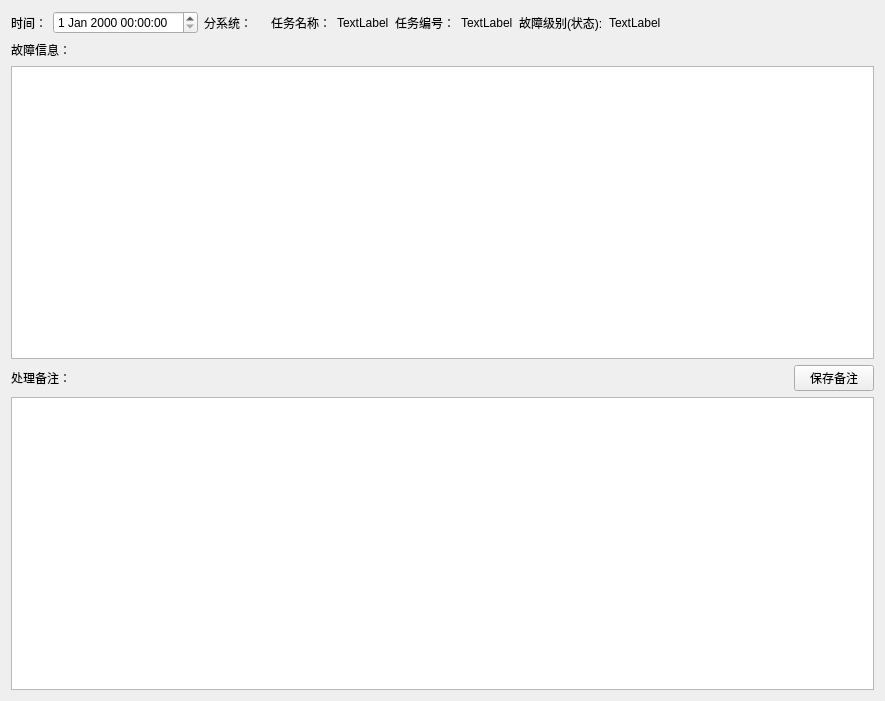
<?xml version="1.0" encoding="UTF-8"?>
<ui version="4.0">
 <class>ViewDetailDialog</class>
 <widget class="QWidget" name="ViewDetailDialog">
  <property name="geometry">
   <rect>
    <x>0</x>
    <y>0</y>
    <width>885</width>
    <height>701</height>
   </rect>
  </property>
  <property name="windowTitle">
   <string>Form</string>
  </property>
  <layout class="QVBoxLayout" name="verticalLayout">
   <item>
    <layout class="QHBoxLayout" name="horizontalLayout">
     <item>
      <widget class="QLabel" name="label">
       <property name="text">
        <string>时间：</string>
       </property>
      </widget>
     </item>
     <item>
      <widget class="QDateTimeEdit" name="dateTimeEdit"/>
     </item>
     <item>
      <widget class="QLabel" name="label_2">
       <property name="text">
        <string>分系统：</string>
       </property>
      </widget>
     </item>
     <item>
      <widget class="QLabel" name="systemLabel">
       <property name="text">
        <string/>
       </property>
      </widget>
     </item>
     <item>
      <widget class="QLabel" name="label_4">
       <property name="text">
        <string>任务名称：</string>
       </property>
      </widget>
     </item>
     <item>
      <widget class="QLabel" name="taskNameLabel">
       <property name="text">
        <string>TextLabel</string>
       </property>
      </widget>
     </item>
     <item>
      <widget class="QLabel" name="label_6">
       <property name="text">
        <string>任务编号：</string>
       </property>
      </widget>
     </item>
     <item>
      <widget class="QLabel" name="taskNumLabel">
       <property name="text">
        <string>TextLabel</string>
       </property>
      </widget>
     </item>
     <item>
      <widget class="QLabel" name="label_8">
       <property name="text">
        <string>故障级别(状态):</string>
       </property>
      </widget>
     </item>
     <item>
      <widget class="QLabel" name="faultLabel">
       <property name="text">
        <string>TextLabel</string>
       </property>
      </widget>
     </item>
     <item>
      <spacer name="horizontalSpacer">
       <property name="orientation">
        <enum>Qt::Horizontal</enum>
       </property>
       <property name="sizeHint" stdset="0">
        <size>
         <width>302</width>
         <height>20</height>
        </size>
       </property>
      </spacer>
     </item>
    </layout>
   </item>
   <item>
    <layout class="QHBoxLayout" name="horizontalLayout_3">
     <item>
      <widget class="QLabel" name="label_10">
       <property name="text">
        <string>故障信息：</string>
       </property>
      </widget>
     </item>
     <item>
      <spacer name="horizontalSpacer_3">
       <property name="orientation">
        <enum>Qt::Horizontal</enum>
       </property>
       <property name="sizeHint" stdset="0">
        <size>
         <width>40</width>
         <height>20</height>
        </size>
       </property>
      </spacer>
     </item>
    </layout>
   </item>
   <item>
    <widget class="QTextEdit" name="faultMsgtextEdit">
     <property name="html">
      <string>&lt;!DOCTYPE HTML PUBLIC &quot;-//W3C//DTD HTML 4.0//EN&quot; &quot;http://www.w3.org/TR/REC-html40/strict.dtd&quot;&gt;
&lt;html&gt;&lt;head&gt;&lt;meta name=&quot;qrichtext&quot; content=&quot;1&quot; /&gt;&lt;style type=&quot;text/css&quot;&gt;
p, li { white-space: pre-wrap; }
&lt;/style&gt;&lt;/head&gt;&lt;body style=&quot; font-family:'SimSun'; font-size:9pt; font-weight:400; font-style:normal;&quot;&gt;
&lt;p style=&quot;-qt-paragraph-type:empty; margin-top:0px; margin-bottom:0px; margin-left:0px; margin-right:0px; -qt-block-indent:0; text-indent:0px; font-family:'SimSun';&quot;&gt;&lt;br /&gt;&lt;/p&gt;&lt;/body&gt;&lt;/html&gt;</string>
     </property>
    </widget>
   </item>
   <item>
    <layout class="QHBoxLayout" name="horizontalLayout_2">
     <item>
      <widget class="QLabel" name="label_11">
       <property name="text">
        <string>处理备注：</string>
       </property>
      </widget>
     </item>
     <item>
      <spacer name="horizontalSpacer_2">
       <property name="orientation">
        <enum>Qt::Horizontal</enum>
       </property>
       <property name="sizeHint" stdset="0">
        <size>
         <width>40</width>
         <height>20</height>
        </size>
       </property>
      </spacer>
     </item>
     <item>
      <widget class="QPushButton" name="pushButton">
       <property name="text">
        <string>保存备注</string>
       </property>
      </widget>
     </item>
    </layout>
   </item>
   <item>
    <widget class="QTextEdit" name="dealRemarktextEdit">
     <property name="html">
      <string>&lt;!DOCTYPE HTML PUBLIC &quot;-//W3C//DTD HTML 4.0//EN&quot; &quot;http://www.w3.org/TR/REC-html40/strict.dtd&quot;&gt;
&lt;html&gt;&lt;head&gt;&lt;meta name=&quot;qrichtext&quot; content=&quot;1&quot; /&gt;&lt;style type=&quot;text/css&quot;&gt;
p, li { white-space: pre-wrap; }
&lt;/style&gt;&lt;/head&gt;&lt;body style=&quot; font-family:'SimSun'; font-size:9pt; font-weight:400; font-style:normal;&quot;&gt;
&lt;p style=&quot;-qt-paragraph-type:empty; margin-top:0px; margin-bottom:0px; margin-left:0px; margin-right:0px; -qt-block-indent:0; text-indent:0px; font-family:'SimSun';&quot;&gt;&lt;br /&gt;&lt;/p&gt;&lt;/body&gt;&lt;/html&gt;</string>
     </property>
    </widget>
   </item>
  </layout>
 </widget>
 <resources/>
 <connections/>
</ui>
